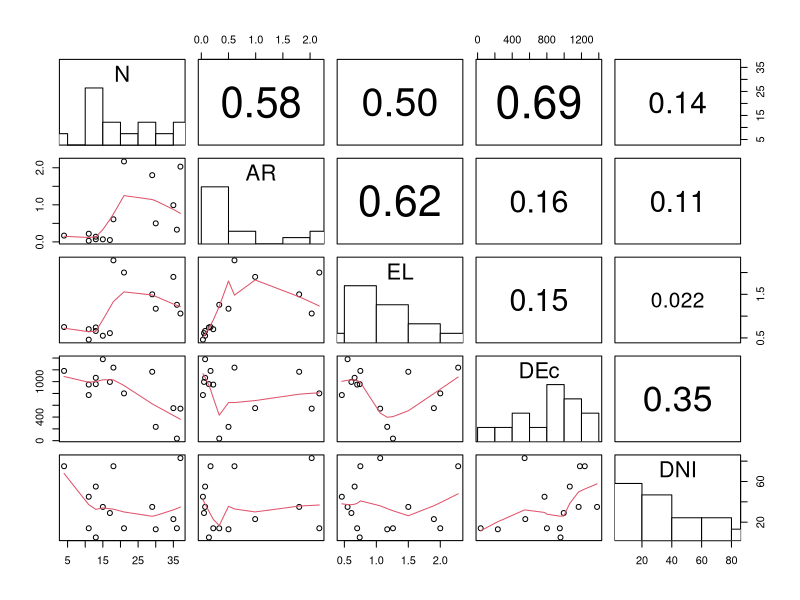
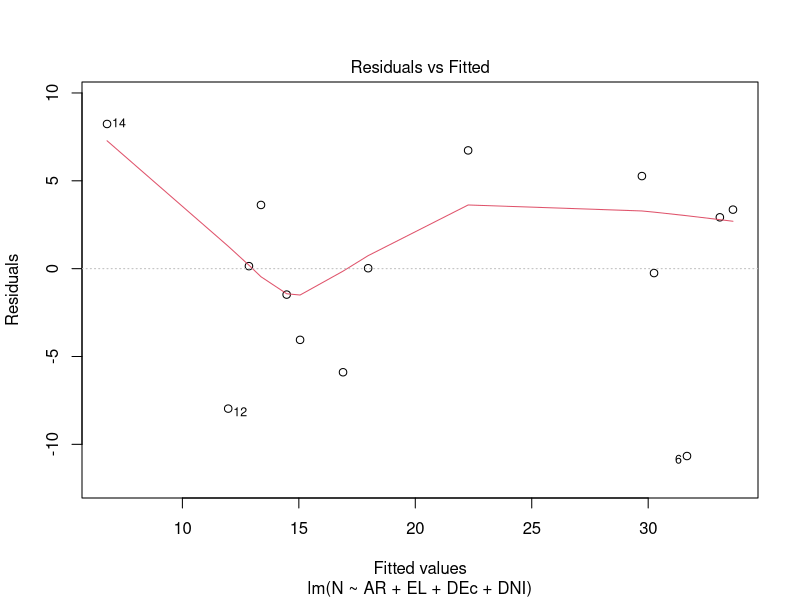
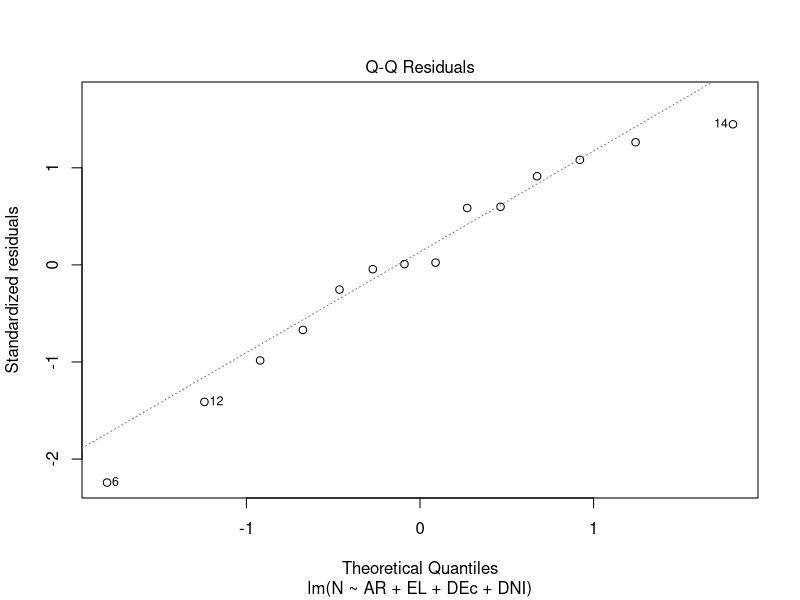
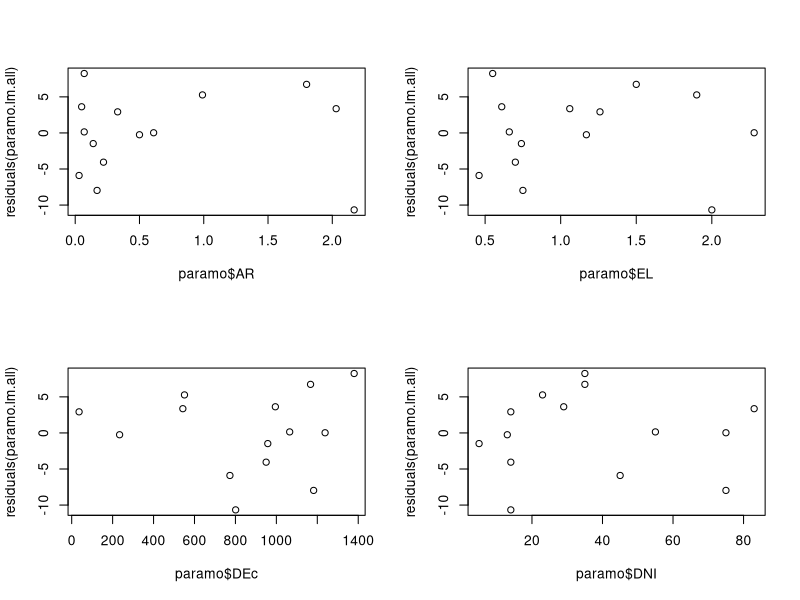
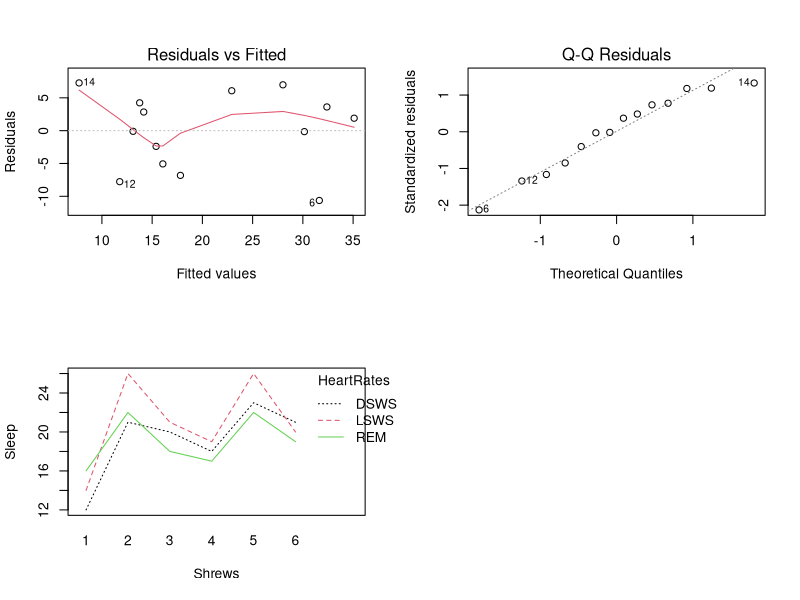
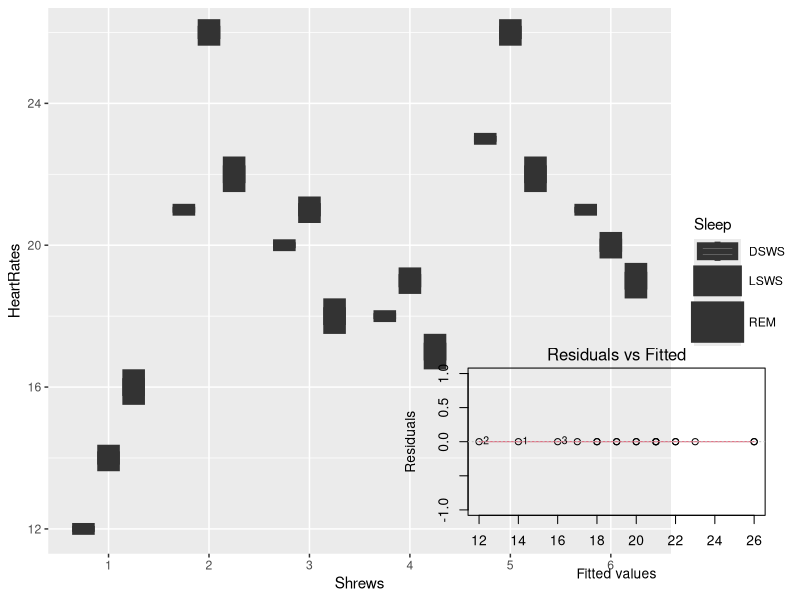
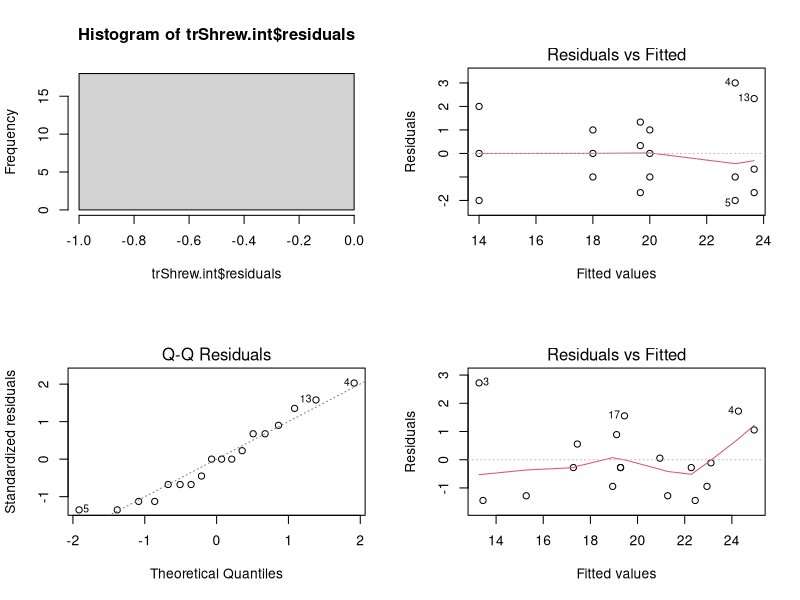
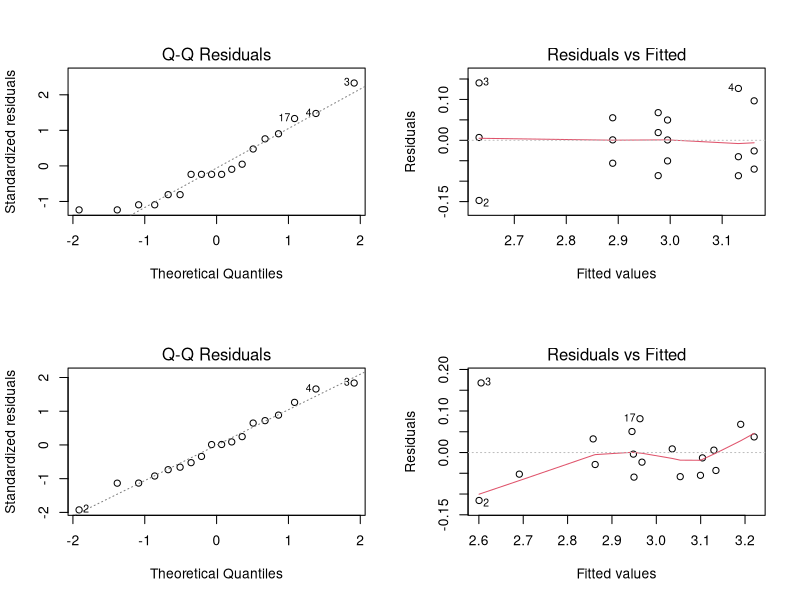

The R script that drew these images, in order:
## ---- chunk 1
knitr::opts_chunk$set(echo = TRUE)
## ---- chunk 2
library(ggplot2)
paramo <- read.table('data/paramo.dat',header=T)
print(dim(paramo))
tail(paramo,3)
## ---- chunk 3
### scatter with correlation matrix and fit lines 
panel.cor <- function(x, y, digits = 2, prefix = "", cex.cor, ...) {
  usr <- par("usr")
  on.exit(par(usr))
  par(usr = c(0, 1, 0, 1))
  r <- abs(cor(x, y, use = "complete.obs"))
  txt <- format(c(r, 0.123456789), digits = digits)[1]
  txt <- paste(prefix, txt, sep = "")
  if (missing(cex.cor)) cex.cor <- 0.8/strwidth(txt)
  text(0.5, 0.5, txt, cex =  cex.cor * (1 + r) / 2)
}
panel.hist <- function(x, ...) {
  usr <- par("usr")
  on.exit(par(usr))
  par(usr = c(usr[1:2], 0, 1.5) )
  h <- hist(x, plot = FALSE)
  breaks <- h$breaks
  nB <- length(breaks)
  y <- h$counts
  y <- y/max(y)
  rect(breaks[-nB], 0, breaks[-1], y, col = "white", ...)
}
panel.lm <- function (x, y, col = par("col"), bg = NA, pch = par("pch"),
                      cex = 1, col.smooth = "black", ...) {
  points(x, y, pch = pch, col = col, bg = bg, cex = cex)
  abline(stats::lm(y ~ x),  col = col.smooth, ...)
}
panel.lm <- function (x, y, col = par("col"), bg = NA, pch = par("pch"),
                      cex = 1, col.smooth = "black", ...) {
  points(x, y, pch = pch, col = col, bg = bg, cex = cex)
  abline(stats::lm(y ~ x),  col = col.smooth, ...)
}
## ---- chunk 4
pairs(paramo[1:5],
      upper.panel = panel.cor,
      diag.panel  = panel.hist,
      lower.panel = panel.smooth,
      # pch = "."
      )
## ---- chunk 5
paramo.aov = anova(lm(N ~ AR + EL + DEc + DNI , data = paramo))
paramo.aov
## ---- chunk 6
paramo.lm.all = lm(N ~ AR + EL + DEc + DNI , data = paramo)
fstatis = summary(paramo.lm.all)$fstatistic[1] ; fstatis
summary(paramo.lm.all)
## ---- chunk 7
n = nrow(paramo) ; k  = ncol(paramo) ; n ; k
df1 = k - 1; df2 = n - k; df1 ;df2
Full_RegSS  = sum(paramo.aov[["Mean Sq"]][1:4])
Reg_MS = Full_RegSS/4   
Res_MS = paramo.aov[["Mean Sq"]][5]
F_obs = Reg_MS/ Res_MS ; F_obs
## ---- chunk 8
pf(F_obs, df1, df2, lower.tail = FALSE)
## ---- chunk 9
plot(paramo.lm.all, which = 1:2)
## ---- chunk 10
# plot(resid(paramo.lm.all) ~  AR + EL + DEc + DNI, data= paramo)
par(mfrow = c(2, 2))
plot(paramo$AR, residuals(paramo.lm.all))
plot(paramo$EL, residuals(paramo.lm.all))
plot(paramo$DEc, residuals(paramo.lm.all))
plot(paramo$DNI, residuals(paramo.lm.all))
## ---- chunk 11
total_SumSQ = sum(paramo.aov[["Sum Sq"]][1:5]); total_SumSQ
SQ_reg = paramo.aov[["Sum Sq"]][5] ; SQ_reg
round((total_SumSQ - SQ_reg)/total_SumSQ,4)
## ---- chunk 12
para.lm.2 = lm(formula = N ~ AR + EL + DEc , data = paramo)
summary(para.lm.2)
para.lm.3 = lm(formula = N ~ AR  + DEc , data = paramo)
summary(para.lm.3)
plot(para.lm.3, which = 1:2)
## ---- chunk 13
para.anova.3 = anova(lm(formula = N ~ AR  + DEc , data = paramo))
para.anova.3
R_2_model3 = (sum(para.anova.3$`Sum Sq`[1:3]) - para.anova.3$`Sum Sq`[3] ) / sum(para.anova.3$`Sum Sq`[1:3])
p = 3; n= 14
AdjR_2_model3= R_2_model3 - (1-R_2_model3)* (p-1)/(n-p) ; AdjR_2_model3
## ---- chunk 14
coef_AR = summary(para.lm.3)$coeff[2] ; coef_AR
se_AR = summary(para.lm.3)$coef[5] ; se_AR
alpha = 0.05; t_table = qt(1- alpha/2,11) ; t_table
c(coef_AR - t_table*se_AR,coef_AR + t_table*se_AR)
## ---- chunk 15
trShrew = read.table('data/TreeShrews.dat',header=T)
trShrew$Shrews = as.factor(trShrew$Shrews)
head(trShrew,3)
## ---- chunk 16
table(trShrew[, c("Shrews", "Sleep")])
## ---- chunk 17
# Preliminary Investigation
with(trShrew, interaction.plot(Shrews, Sleep, HeartRates,
trace.label = "HeartRates",xlab = "Shrews", ylab = "Sleep", col = 1:3,fixed = T))
ggplot(data = trShrew, aes(x = Shrews,
                             y = HeartRates,
                           shape=Sleep,
                             size = Sleep)) +
geom_boxplot()
# boxplot(HeartRates ~ Shrews + Sleep, data = trShrew)
## ---- chunk 18
trShrew.int = lm(HeartRates ~ Shrews * Sleep, data = trShrew)
anova(trShrew.int)
plot(trShrew.int, which = 1)
hist(trShrew.int$residuals)
## ---- chunk 19
trShrew.int.2 = update(trShrew.int, . ~ . - Shrews:Sleep)
anova(trShrew.int.2)
# Order doesn’t matter in Linear regression framework
trShrew.int.3 = update(trShrew.int.2, . ~ . - Sleep)
anova(trShrew.int.3)
## ---- chunk 20
trShrew.int.log = lm(log(HeartRates) ~ Shrews, data = trShrew)
trShrew.int.log2 = lm(log(HeartRates) ~ Shrews + Sleep, data = trShrew)

drop1(trShrew.int.log, test = "F")
drop1(trShrew.int.log2, test = "F")
## ---- chunk 21
anova(trShrew.int.3)
summary(trShrew.int.3)
## ---- chunk 22
plot(trShrew.int.3, which = 1:2)
## ---- chunk 23
plot(trShrew.int.2, which = 1:2)
## ---- chunk 24
plot(trShrew.int.log, which = 1:2)
summary(trShrew.int.log)
## ---- chunk 25
plot(trShrew.int.log2, which = 1:2)
summary(trShrew.int.log2)
